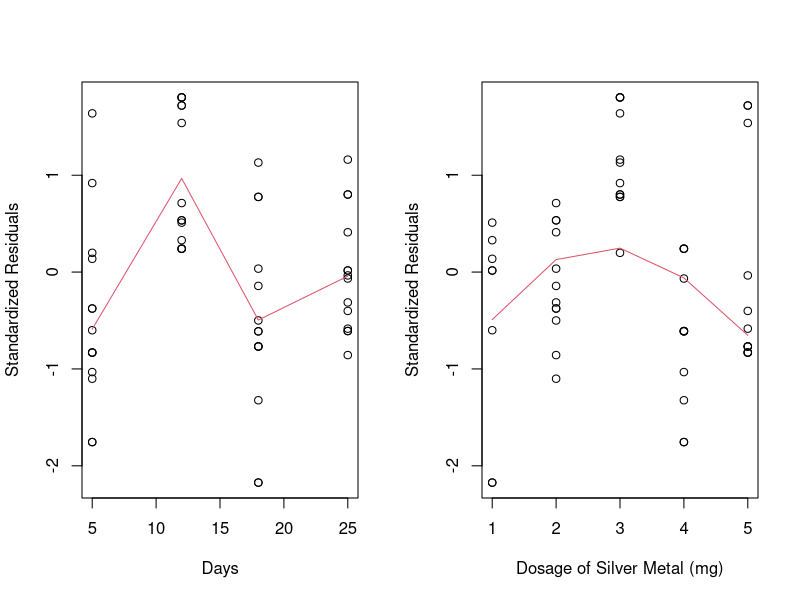
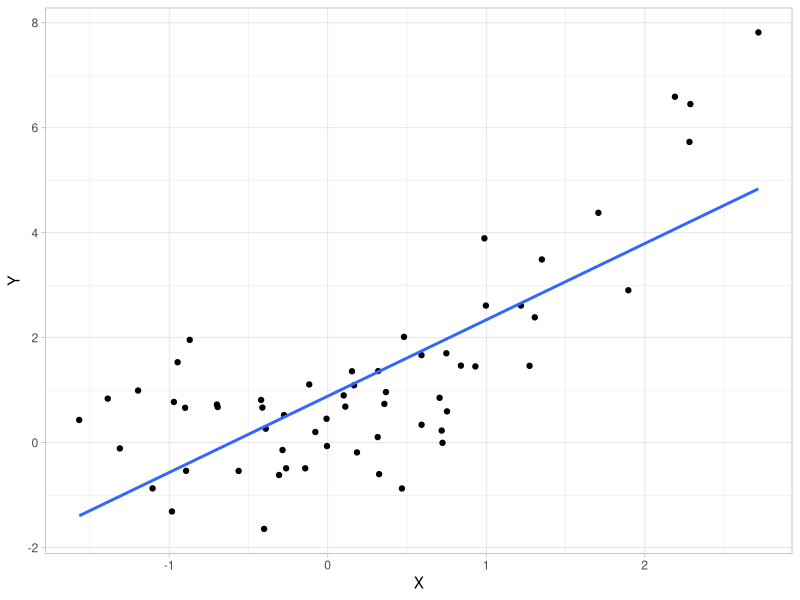
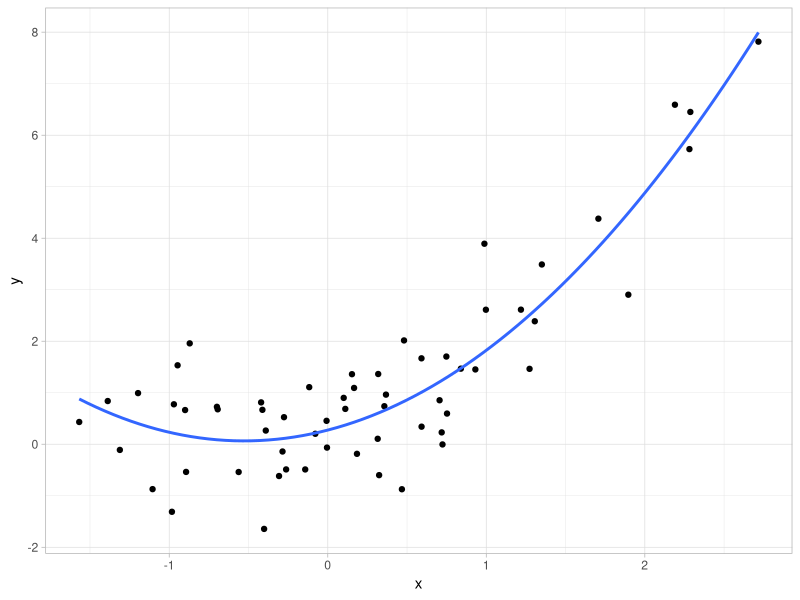
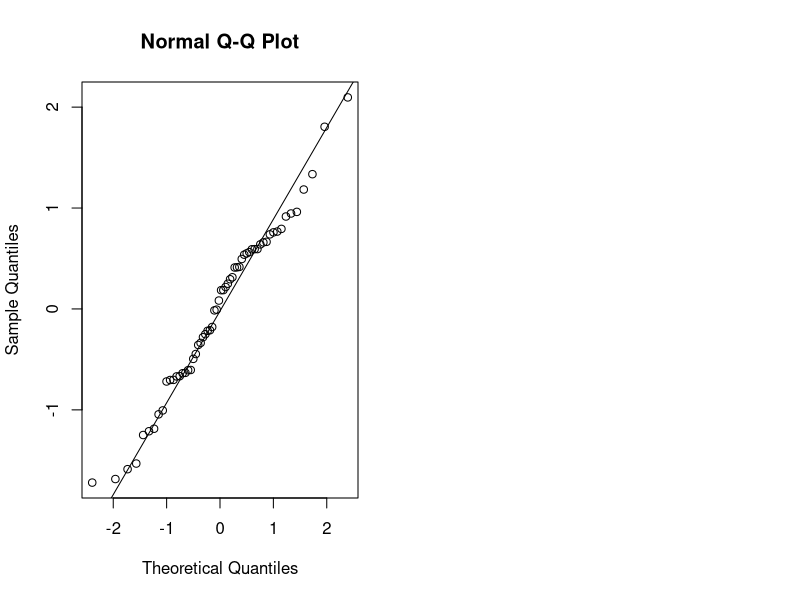
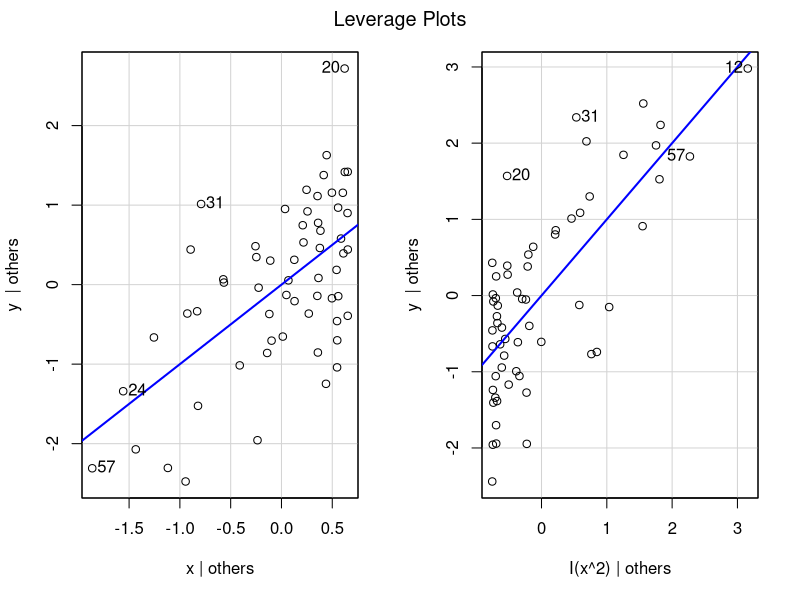
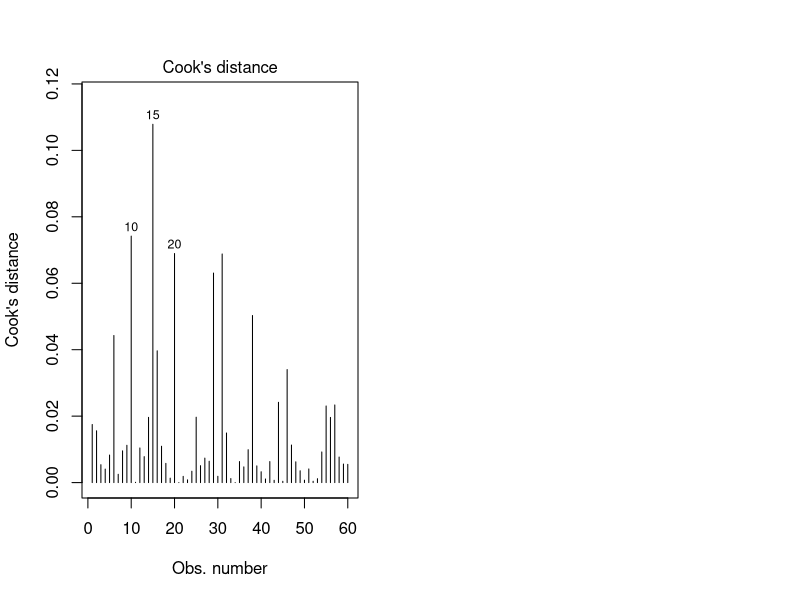

Write R code to recreate these figures, in order.
## ---- chunk 1
library(tidyverse)
library(dplyr)
library(gridExtra)
library(car)
## ---- chunk 2
data <- read.csv("data.hw1.csv")
data <- na.omit(data)
## ---- chunk 3
full <- lm(y ~ x1..days. + x2..mg.silver. + x1..days.*x2..mg.silver., data = data)
summary(full)
## ---- chunk 4
anova(full)
## ---- chunk 5
summary(full)
## ---- chunk 6
# Reduced model
reduced <- lm(y ~ x1..days. + x2..mg.silver., data = data)
summary(reduced)
## ---- chunk 7
# Partial F-test
anova(reduced, full)
## ---- chunk 8
resstd_reduced <- rstandard(reduced)
data_new <- data %>% mutate(res.std = resstd_reduced)

par(mfrow=c(1,2))

plot(data_new$`x1..days.`, resstd_reduced, ylab="Standardized Residuals", xlab="Days")
lines(lowess(resstd_reduced ~ data_new$`x1..days.`), col=2)

plot(data_new$`x2..mg.silver.`, resstd_reduced, ylab="Standardized Residuals", xlab="Dosage of Silver Metal (mg)")
lines(lowess(resstd_reduced ~ data_new$`x2..mg.silver.`), col=2)
## ---- chunk 9
vif(reduced)
## ---- chunk 10
set.seed(7)
x <- rnorm(60)
y <- 0.5*x + x^2 + rnorm(60)

data_sim <- tibble(x, y)
## ---- chunk 11
# Reduced Model
reduced_sim <- lm(y ~ x)
summary(reduced_sim)
## ---- chunk 12
data_sim %>% ggplot(aes(x, y)) +
  geom_point() +
  geom_smooth(method="lm", se=F) +
  labs(x="X", y="Y") +
  theme_light()
## ---- chunk 13
# Full Model
data_sim <- data_sim %>% mutate(x2 = x^2)
full_sim <- lm(y ~ x + I(x^2), data = data_sim)

summary(full_sim)
## ---- chunk 14
full_sim %>% ggplot(aes(x, y)) +
  geom_point() +
  geom_smooth(method = "lm", formula = y ~ x + I(x^2), se = F) +
  theme_light()
## ---- chunk 15
anova(reduced_sim, full_sim)
## ---- chunk 16
summary(full_sim)
## ---- chunk 17
fsim_res <- full_sim$residuals
qqnorm(fsim_res)
qqline(fsim_res)
## ---- chunk 18
# Outlier Test
car::outlierTest(full_sim)
## ---- chunk 19
# Leverage Plots
car::leveragePlots(full_sim)
## ---- chunk 20
# Hat matrix
n <- nrow(data_sim)
p <- length(coef(full_sim))-1

# define the cutoffs we will use
Hcut <- 2*((p+1)/n)

hii <- lm.influence(full_sim)$hat
which(hii > Hcut)
## ---- chunk 21
# Cook's
plot(full_sim, which = 4, cook.levels = 1)
## ---- chunk 22
DFFITScut <- 2*sqrt((p+1)/n)
dffits_i <- dffits(full_sim)
which(abs(dffits_i) > DFFITScut)
